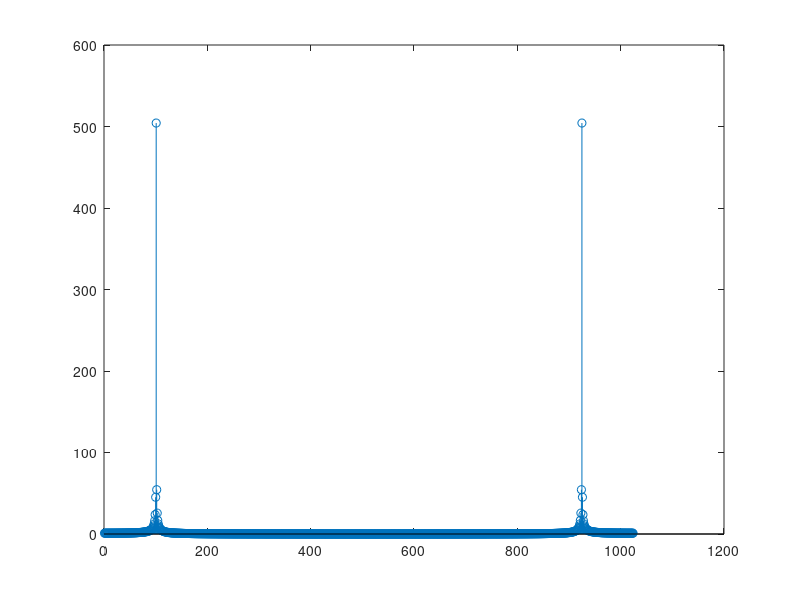
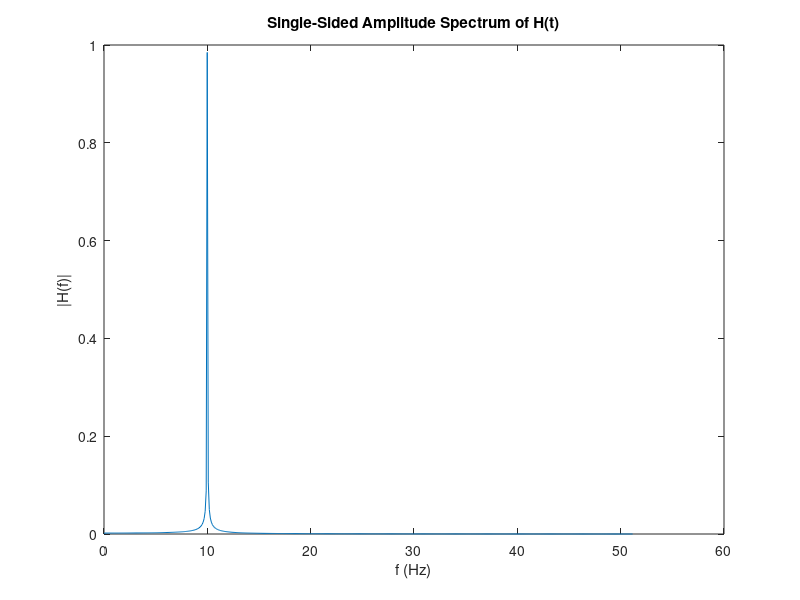
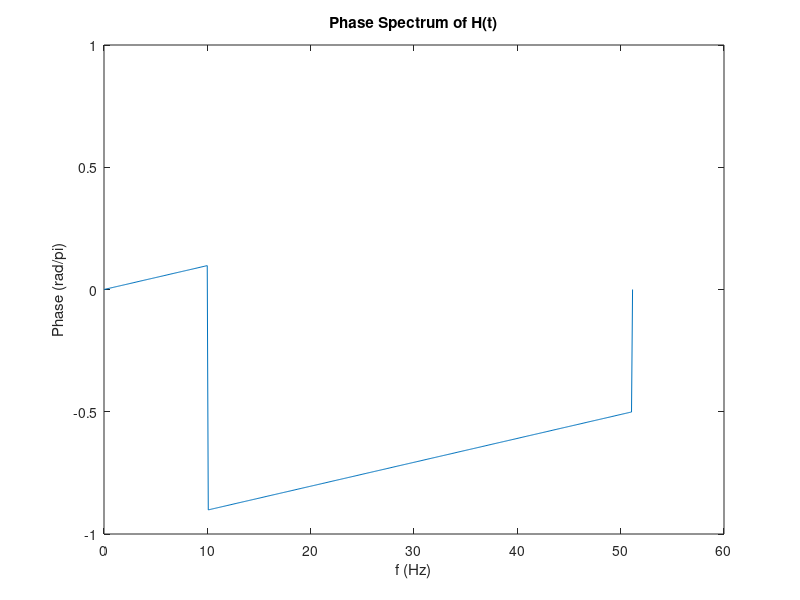

MATLAB code to generate these figures, in order:
tempo = linspace(0, 10, 1024);
y = cos(10*2*pi*tempo);
fft_cos = fft(y);
figure
stem(abs(fft_cos))

P2 = abs(fft_cos/length(fft_cos));
P1 = P2(1:length(fft_cos)/2+1);
P1(2:end-1) = 2*P1(2:end-1);
Fs = 1/(tempo(2)-tempo(1));
f = Fs*(0:(length(fft_cos)/2))/length(fft_cos);

figure;
plot(f,P1)
title('Single-Sided Amplitude Spectrum of H(t)')
xlabel('f (Hz)')
ylabel('|H(f)|')

figure;
phs = angle(fft_cos(:));
phs = phs(1:length(fft_cos)/2+1);

plot(f,phs/pi)
title('Phase Spectrum of H(t)')
ylabel('Phase (rad/pi)')
xlabel('f (Hz)')
ylim([-1 1])

